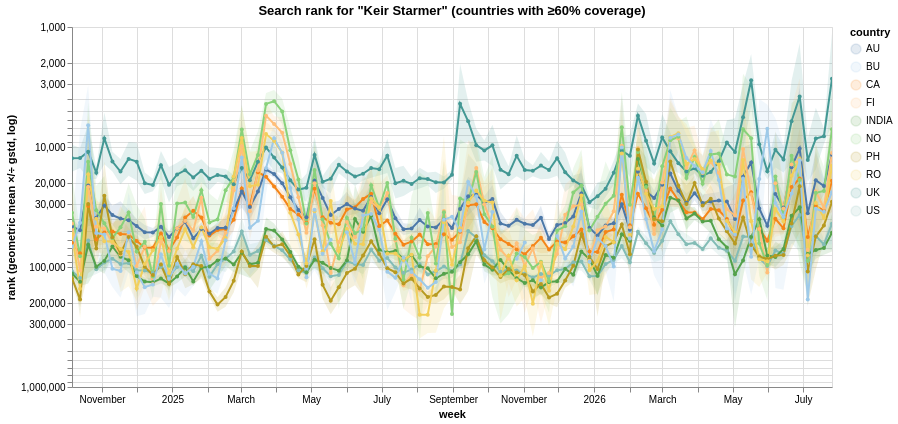

Notebook cell for this chart:
### Markdown cell above
Canada sits about an order of magnitude above everyone else, persistently. CA rides around rank ~10,000–20,000 the whole window, while US, UK, India, PH, and AU cluster together down around rank ~100,000–200,000. That gap is the magnitude signal the relative-interest chart structurally erased — there, every country orbited 1 and Canada looked like just another line. Here it's unambiguous: for its own PM, Canada is the dramatically most-engaged country, which is the direct answer to the "does each country care most about its own leader" question. Emphatically yes.

### Code cell
# Clearly Keir Starmer was not as visible as Carney was within its home country
# and now he is gone.
df = leader_dfs["Starmer"]
comparable = df.loc[:, df.notna().mean() >= 0.6]      # keep countries present ≥60% of days
plot_rank(comparable, title='Search rank for "Keir Starmer" (countries with ≥60% coverage)')

### Figure 1 — Vega-Lite specification as saved in the notebook (floating-point values rounded to 4 significant figures; data arrays with more than 128 entries replaced by an {"elided": "..."} marker saying what was removed)
{"config": {"view": {"continuousWidth": 300, "continuousHeight": 300}}, "layer": [{"mark": {"type": "area"}, "encoding": {"color": {"field": "country", "scale": {"scheme": "tableau20"}, "title": "country", "type": "nominal"}, "opacity": {"condition": {"test": {"and": [{"param": "param_109"}, {"param": "param_110"}]}, "value": 0.15}, "value": 0.0}, "tooltip": [{"field": "country", "type": "nominal"}, {"field": "date", "type": "temporal"}, {"field": "center", "format": ".2f", "title": "value", "type": "quantitative"}], "x": {"field": "date", "title": "week", "type": "temporal"}, "y": {"field": "lower", "scale": {"reverse": true, "type": "log"}, "title": "rank (geometric mean ×/÷ gstd, log)", "type": "quantitative"}, "y2": {"field": "upper"}}, "name": "view_43"}, {"mark": {"type": "line", "point": {"size": 16}}, "encoding": {"color": {"field": "country", "scale": {"scheme": "tableau20"}, "title": "country", "type": "nominal"}, "opacity": {"condition": {"test": {"and": [{"param": "param_109"}, {"param": "param_110"}]}, "value": 1.0}, "value": 0.12}, "tooltip": [{"field": "country", "type": "nominal"}, {"field": "date", "type": "temporal"}, {"field": "center", "format": ".2f", "title": "value", "type": "quantitative"}], "x": {"field": "date", "type": "temporal"}, "y": {"field": "center", "scale": {"reverse": true, "type": "log"}, "type": "quantitative"}}}], "data": {"name": "data-54edc6b001371c66a1cf566768f38e0c"}, "height": 360, "params": [{"name": "param_109", "select": {"type": "point", "fields": ["country"]}, "bind": "legend", "views": ["view_43"]}, {"name": "param_110", "select": {"type": "point", "clear": "dblclick", "fields": ["country"], "nearest": true, "on": "click"}, "views": ["view_43"]}, {"name": "param_111", "select": {"type": "interval", "encodings": ["x", "y"]}, "bind": "scales", "views": ["view_43"]}], "title": "Search rank for \"Keir Starmer\" (countries with ≥60% coverage)", "width": 760, "$schema": "https://vega.github.io/schema/vega-lite/v5.20.1.json", "datasets": {"data-54edc6b001371c66a1cf566768f38e0c": {"elided": "950 records"}}}
